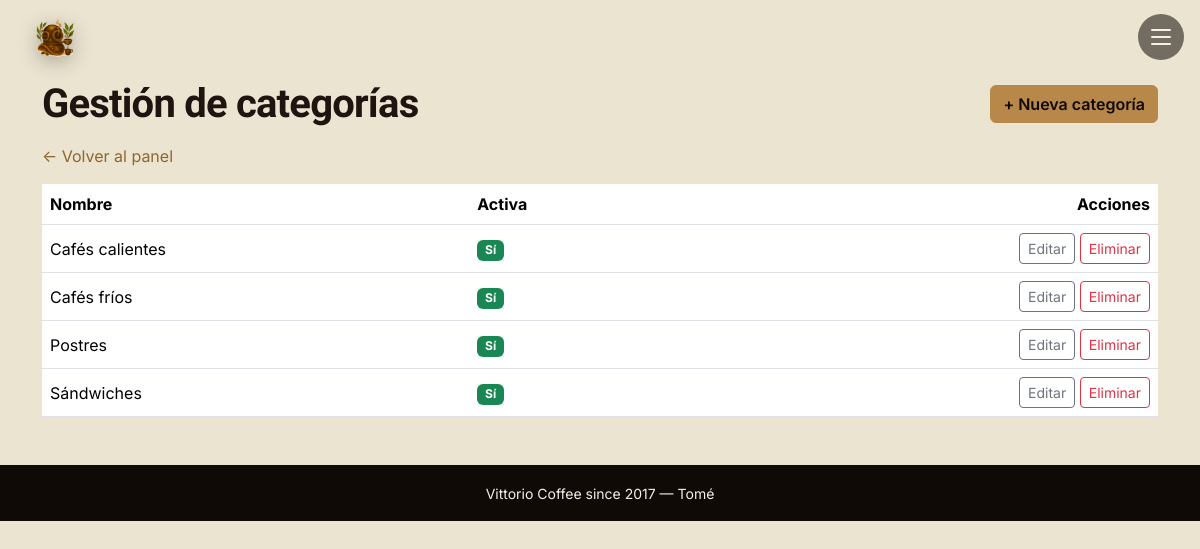
The page /panel/categorias/ (signed in) on the database its author committed.
### tienda/models.py (models this page shows, shortened)
class Categoria(models.Model):
    nombre = models.CharField(max_length=100, unique=True)  # nombre (no se puede repetir)
    descripcion = models.TextField(blank=True)              # texto opcional
    activa = models.BooleanField(default=True)              # si está activa, se muestra en la carta
    class Meta:
        verbose_name = "Categoría"          # nombre bonito en singular (para el admin)
        verbose_name_plural = "Categorías"  # nombre bonito en plural
        ordering = ["nombre"]               # las muestra ordenadas por nombre

### tienda/views.py (the view)
# urls.py: path("panel/categorias/", views.admin_categorias, name="admin_categorias"),
@user_passes_test(es_admin, login_url="tienda:login")  # 🔒 solo admin
def admin_categorias(request):
    categorias = Categoria.objects.all()  # todas las categorías
    return render(request, "admin_categorias.html", {"categorias": categorias})

### tienda/views.py (called while the page is built)
def es_admin(user):
    return user.is_authenticated and user.is_staff

### tienda/templates/admin_categorias.html (shortened to what this page needs)
{% extends "base.html" %}
{% block contenido %}
<div class="d-flex justify-content-between align-items-center mb-3">
    <h1 class="mb-0">Gestión de categorías</h1>
    <a href="{% url 'tienda:crear_categoria' %}" class="btn btn-primary">+ Nueva categoría</a>
</div>
<a href="{% url 'tienda:panel' %}" class="text-decoration-none">&larr; Volver al panel</a>
<table class="table align-middle mt-3 bg-white">
    <thead>
        <tr><th>Nombre</th><th>Activa</th><th class="text-end">Acciones</th></tr>
    </thead>
    <tbody>
        {% for c in categorias %}
        <tr>
            <td>{{ c.nombre }}</td>
            <td>
                {% if c.activa %}
                    <span class="badge bg-success">Sí</span>
                {% else %}
                    <span class="badge bg-secondary">No</span>
                {% endif %}
            </td>
            <td class="text-end">
                <a href="{% url 'tienda:editar_categoria' c.id %}" class="btn btn-sm btn-outline-secondary">Editar</a>
                <a href="{% url 'tienda:eliminar_categoria' c.id %}" class="btn btn-sm btn-outline-danger">Eliminar</a>
            </td>
        </tr>
        {% empty %}
        <tr><td colspan="3" class="text-center text-muted py-4">No hay categorías.</td></tr>
        {% endfor %}
    </tbody>
</table>
{% endblock %}

### static/css/estilos.css (style rules this page uses)
:root { --cream-light: #f4f0e6; --cream: #ebe4d1; --cream-warm: #d4cdb8; --coffee: #6e5a44; --coffee-dark: #1f1410; --noir: #100a06; --accent: #b8884a; --accent-deep: #8e6630; --forest: #7a8761; --forest-deep: #5a6442; --hot: #c4623a; --cold: #7a8f50; --font-display: 'Hanken Grotesk', 'Inter', system-ui, sans-serif; --font-serif: 'Fraunces', 'Georgia', serif; --font-body: 'Inter', system-ui, -apple-system, sans-serif; --font-hand: 'Caveat', cursive; --font-chalk: 'Permanent Marker', cursive; }
body { background-color: var(--cream); color: var(--coffee-dark); font-family: var(--font-body); }
h1, h2, h3, h4, h5 { font-family: var(--font-display); font-weight: 900; letter-spacing: -0.02em; color: var(--coffee-dark); }
.btn-primary { background-color: var(--accent); border-color: var(--accent); color: var(--noir); font-weight: 600; }
a { color: var(--accent-deep); }

### rows shown on the page
Categoria: nombre "Cafés calientes", activa "Sí"
Categoria: nombre "Cafés fríos", activa "Sí"
Categoria: nombre "Postres", activa "Sí"
Categoria: nombre "Sándwiches", activa "Sí"
